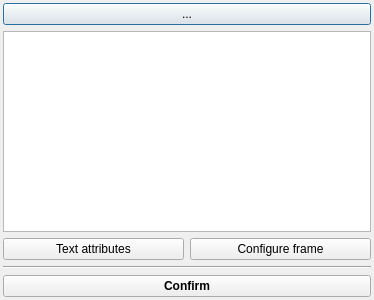
<?xml version="1.0" encoding="UTF-8"?>
<ui version="4.0">
 <class>ATextPaveDialog</class>
 <widget class="QDialog" name="ATextPaveDialog">
  <property name="geometry">
   <rect>
    <x>0</x>
    <y>0</y>
    <width>374</width>
    <height>300</height>
   </rect>
  </property>
  <property name="windowTitle">
   <string>Dialog</string>
  </property>
  <layout class="QVBoxLayout" name="verticalLayout">
   <property name="leftMargin">
    <number>3</number>
   </property>
   <property name="topMargin">
    <number>3</number>
   </property>
   <property name="rightMargin">
    <number>3</number>
   </property>
   <property name="bottomMargin">
    <number>3</number>
   </property>
   <item>
    <widget class="QPushButton" name="pbDummy">
     <property name="text">
      <string>...</string>
     </property>
    </widget>
   </item>
   <item>
    <widget class="QPlainTextEdit" name="pte"/>
   </item>
   <item>
    <layout class="QHBoxLayout" name="horizontalLayout">
     <item>
      <widget class="QPushButton" name="pbTextAttributes">
       <property name="text">
        <string>Text attributes</string>
       </property>
      </widget>
     </item>
     <item>
      <widget class="QPushButton" name="pbConfigureFrame">
       <property name="enabled">
        <bool>true</bool>
       </property>
       <property name="text">
        <string>Configure frame</string>
       </property>
      </widget>
     </item>
    </layout>
   </item>
   <item>
    <widget class="Line" name="line">
     <property name="orientation">
      <enum>Qt::Horizontal</enum>
     </property>
    </widget>
   </item>
   <item>
    <layout class="QHBoxLayout" name="horizontalLayout_2">
     <item>
      <widget class="QPushButton" name="pbConfirm">
       <property name="font">
        <font>
         <weight>75</weight>
         <bold>true</bold>
        </font>
       </property>
       <property name="text">
        <string>Confirm</string>
       </property>
      </widget>
     </item>
    </layout>
   </item>
  </layout>
 </widget>
 <resources/>
 <connections/>
</ui>
